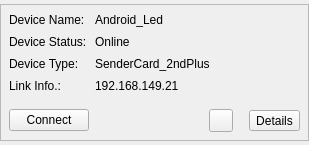
<?xml version="1.0" encoding="UTF-8"?>
<ui version="4.0">
 <class>MCCusSCListItemWidget</class>
 <widget class="QWidget" name="MCCusSCListItemWidget">
  <property name="geometry">
   <rect>
    <x>0</x>
    <y>0</y>
    <width>309</width>
    <height>141</height>
   </rect>
  </property>
  <property name="minimumSize">
   <size>
    <width>0</width>
    <height>0</height>
   </size>
  </property>
  <property name="maximumSize">
   <size>
    <width>16777215</width>
    <height>16777215</height>
   </size>
  </property>
  <property name="windowTitle">
   <string>Form</string>
  </property>
  <layout class="QVBoxLayout" name="verticalLayout_2">
   <property name="leftMargin">
    <number>0</number>
   </property>
   <property name="topMargin">
    <number>4</number>
   </property>
   <property name="rightMargin">
    <number>0</number>
   </property>
   <property name="bottomMargin">
    <number>4</number>
   </property>
   <item>
    <widget class="SCListItemFrame" name="frame">
     <property name="frameShape">
      <enum>QFrame::StyledPanel</enum>
     </property>
     <property name="frameShadow">
      <enum>QFrame::Raised</enum>
     </property>
     <layout class="QVBoxLayout" name="verticalLayout" stretch="1,0">
      <property name="spacing">
       <number>16</number>
      </property>
      <property name="leftMargin">
       <number>8</number>
      </property>
      <property name="topMargin">
       <number>8</number>
      </property>
      <property name="rightMargin">
       <number>8</number>
      </property>
      <property name="bottomMargin">
       <number>8</number>
      </property>
      <item>
       <layout class="QGridLayout" name="gridLayout" columnstretch="0,1" columnminimumwidth="0,0">
        <property name="spacing">
         <number>8</number>
        </property>
        <item row="0" column="0">
         <widget class="QLabel" name="labelDeviceName">
          <property name="sizePolicy">
           <sizepolicy hsizetype="Preferred" vsizetype="Preferred">
            <horstretch>0</horstretch>
            <verstretch>0</verstretch>
           </sizepolicy>
          </property>
          <property name="text">
           <string>Device Name:</string>
          </property>
         </widget>
        </item>
        <item row="0" column="1">
         <widget class="QLabel" name="DeviceName">
          <property name="text">
           <string>Android_Led</string>
          </property>
         </widget>
        </item>
        <item row="1" column="0">
         <widget class="QLabel" name="labelDeviceStatus">
          <property name="sizePolicy">
           <sizepolicy hsizetype="Preferred" vsizetype="Preferred">
            <horstretch>0</horstretch>
            <verstretch>0</verstretch>
           </sizepolicy>
          </property>
          <property name="text">
           <string>Device Status:</string>
          </property>
         </widget>
        </item>
        <item row="1" column="1">
         <widget class="QLabel" name="DeviceStatus">
          <property name="text">
           <string>Online</string>
          </property>
         </widget>
        </item>
        <item row="2" column="0">
         <widget class="QLabel" name="labelDeviceType">
          <property name="sizePolicy">
           <sizepolicy hsizetype="Preferred" vsizetype="Preferred">
            <horstretch>0</horstretch>
            <verstretch>0</verstretch>
           </sizepolicy>
          </property>
          <property name="text">
           <string>Device Type:</string>
          </property>
         </widget>
        </item>
        <item row="2" column="1">
         <widget class="QLabel" name="DeviceType">
          <property name="text">
           <string>SenderCard_2ndPlus</string>
          </property>
         </widget>
        </item>
        <item row="3" column="0">
         <widget class="QLabel" name="labelLinkInfo">
          <property name="sizePolicy">
           <sizepolicy hsizetype="Preferred" vsizetype="Preferred">
            <horstretch>0</horstretch>
            <verstretch>0</verstretch>
           </sizepolicy>
          </property>
          <property name="text">
           <string>Link Info.:</string>
          </property>
         </widget>
        </item>
        <item row="3" column="1">
         <widget class="QLabel" name="LinkInfo">
          <property name="text">
           <string>192.168.149.21</string>
          </property>
         </widget>
        </item>
       </layout>
      </item>
      <item>
       <layout class="QHBoxLayout" name="horizontalLayout">
        <item>
         <widget class="QPushButton" name="btnConnect">
          <property name="text">
           <string>Connect</string>
          </property>
         </widget>
        </item>
        <item>
         <spacer name="horizontalSpacer">
          <property name="orientation">
           <enum>Qt::Horizontal</enum>
          </property>
          <property name="sizeHint" stdset="0">
           <size>
            <width>40</width>
            <height>20</height>
           </size>
          </property>
         </spacer>
        </item>
        <item>
         <widget class="QToolButton" name="toolBtnUpgrade">
          <property name="text">
           <string/>
          </property>
         </widget>
        </item>
        <item>
         <widget class="QToolButton" name="toolBtnDetails">
          <property name="text">
           <string>Details</string>
          </property>
         </widget>
        </item>
       </layout>
      </item>
     </layout>
    </widget>
   </item>
  </layout>
 </widget>
 <customwidgets>
  <customwidget>
   <class>SCListItemFrame</class>
   <extends>QFrame</extends>
   <header location="global">CustomWidget/mcelevatedclass.h</header>
   <container>1</container>
  </customwidget>
 </customwidgets>
 <resources/>
 <connections/>
</ui>
